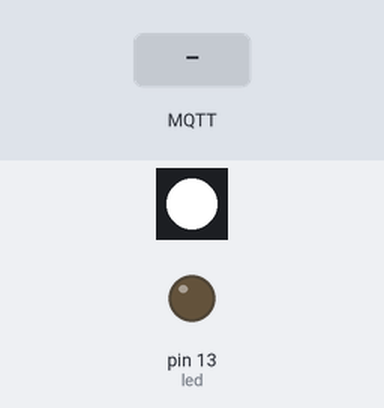
The sketch below on a simulated Arduino Uno, built with avr-gcc and run on an emulated ATmega328P. Parts: 1 RGB LEDs in strip order, left to right, output pins drawn as LEDs (lit = HIGH). The test bench sets the inputs (shaded band). Dim RGB values are drawn brighter than linear; WiFi joins after 1.5 s; servers stay silent unless stated; no MQTT or app messages arrive unless stated; what the sketch prints to the serial monitor is not drawn.

Above: at 2.7 s.
2.8 s: MQTT message "5" arrives on the first subscribed topic
At 3.2 s:
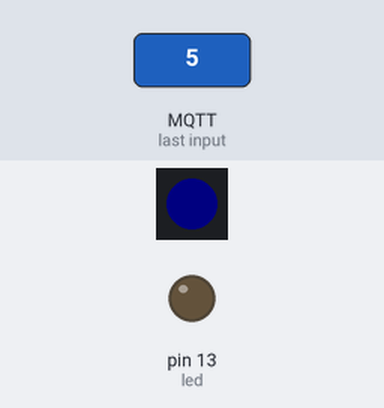
4.3 s: MQTT message "200" arrives on the first subscribed topic
At 5.5 s:
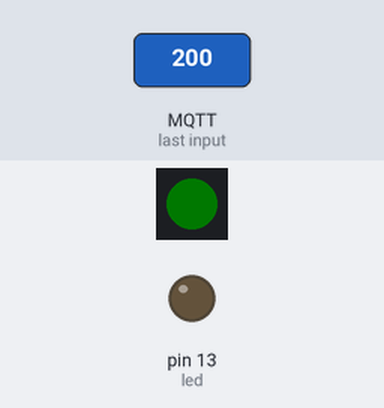
5.8 s: MQTT message "0" arrives on the first subscribed topic
At 6.7 s:
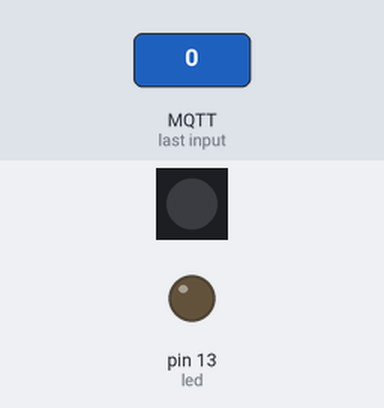
Timing chart, 0 to 8.8 s (numbered marks = the images above; inputs shaded):
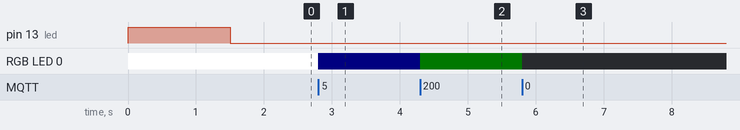

The sketch:

fakecheerlight_etherten.ino
```cpp
#include <SPI.h>
#include <Ethernet.h>
#include <PubSubClient.h>
#include <Adafruit_NeoPixel.h>

EthernetClient client;

int led = 13;
byte server[] = {
  10, 1, 1, 251 };

Adafruit_NeoPixel strip = Adafruit_NeoPixel(1, 5, NEO_GRB + NEO_KHZ800);

char message_buff[30];
void callback(char* topic, byte* payload, unsigned int length) {
  int i = 0;
  // create character buffer with ending null terminator (string)
  for(i=0; i<length; i++) {
    message_buff[i] = payload[i];
  }
  message_buff[i] = '\0';

  long colour = strtol(message_buff, NULL, 16);
  strip.setPixelColor(0, colour);
  strip.show();
}

PubSubClient psclient(server, 1883, callback, client);

void setup() {
  pinMode(led, OUTPUT);
  digitalWrite(led, HIGH);
  Serial.begin(115200);

  strip.begin();
  strip.setPixelColor(0, 0xFFFFFF);
  strip.show();


  // MAC address grabbed from NanodeMac earlier
  // uint8_t mac[6] = {0x00,0x04,0xA3,0x2C,0x1D,0xE1};

  // etherten needs a mac assigning
  uint8_t mac[6] = {
    0x00,0x04,0xA3,0x2C,0x1D,0xF0    };
  Ethernet.begin(mac);


  //Serial.print("Mac Addr: ");
  //Serial.println(mac);
  // dammit, the above needs iterating through to work
  Serial.print("localIP: ");
  Serial.println(Ethernet.localIP());
  Serial.print("subnetMask: ");
  Serial.println(Ethernet.subnetMask());
  Serial.print("gatewayIP: ");
  Serial.println(Ethernet.gatewayIP());
  Serial.print("dnsServerIP: ");
  Serial.println(Ethernet.dnsServerIP());

  digitalWrite(led, LOW);

  if (psclient.connect("EthertenClient")) {
    Serial.println("Connected to Broker");
    psclient.publish("nanode/status","Booted");
    psclient.subscribe("nanode/rgb");
  }
}

void loop() {
  psclient.loop();
}
```

Measured:
- after the input at 2.8 s, RGB LED 0: RGB(255, 255, 255) → RGB(0, 0, 5) at once
- after the input at 4.3 s, RGB LED 0: RGB(0, 0, 5) → RGB(0, 2, 0) at once
- after the input at 5.8 s, RGB LED 0: RGB(0, 2, 0) → off at once
